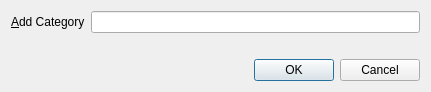
<?xml version="1.0" encoding="UTF-8"?>
<ui version="4.0">
 <class>AddDialog</class>
 <widget class="QDialog" name="AddDialog">
  <property name="geometry">
   <rect>
    <x>0</x>
    <y>0</y>
    <width>431</width>
    <height>92</height>
   </rect>
  </property>
  <property name="windowTitle">
   <string>Add Category</string>
  </property>
  <layout class="QVBoxLayout" name="verticalLayout">
   <item>
    <layout class="QHBoxLayout" name="horizontalLayout">
     <item>
      <widget class="QLabel" name="add_label">
       <property name="text">
        <string>&amp;Add Category</string>
       </property>
       <property name="buddy">
        <cstring>add_edit</cstring>
       </property>
      </widget>
     </item>
     <item>
      <widget class="QLineEdit" name="add_edit"/>
     </item>
    </layout>
   </item>
   <item>
    <spacer name="verticalSpacer">
     <property name="orientation">
      <enum>Qt::Vertical</enum>
     </property>
     <property name="sizeHint" stdset="0">
      <size>
       <width>20</width>
       <height>2</height>
      </size>
     </property>
    </spacer>
   </item>
   <item>
    <widget class="QDialogButtonBox" name="button_box">
     <property name="orientation">
      <enum>Qt::Horizontal</enum>
     </property>
     <property name="standardButtons">
      <set>QDialogButtonBox::Cancel|QDialogButtonBox::Ok</set>
     </property>
    </widget>
   </item>
  </layout>
 </widget>
 <resources/>
 <connections>
  <connection>
   <sender>button_box</sender>
   <signal>accepted()</signal>
   <receiver>AddDialog</receiver>
   <slot>accept()</slot>
   <hints>
    <hint type="sourcelabel">
     <x>248</x>
     <y>254</y>
    </hint>
    <hint type="destinationlabel">
     <x>157</x>
     <y>274</y>
    </hint>
   </hints>
  </connection>
  <connection>
   <sender>button_box</sender>
   <signal>rejected()</signal>
   <receiver>AddDialog</receiver>
   <slot>reject()</slot>
   <hints>
    <hint type="sourcelabel">
     <x>316</x>
     <y>260</y>
    </hint>
    <hint type="destinationlabel">
     <x>286</x>
     <y>274</y>
    </hint>
   </hints>
  </connection>
 </connections>
</ui>
